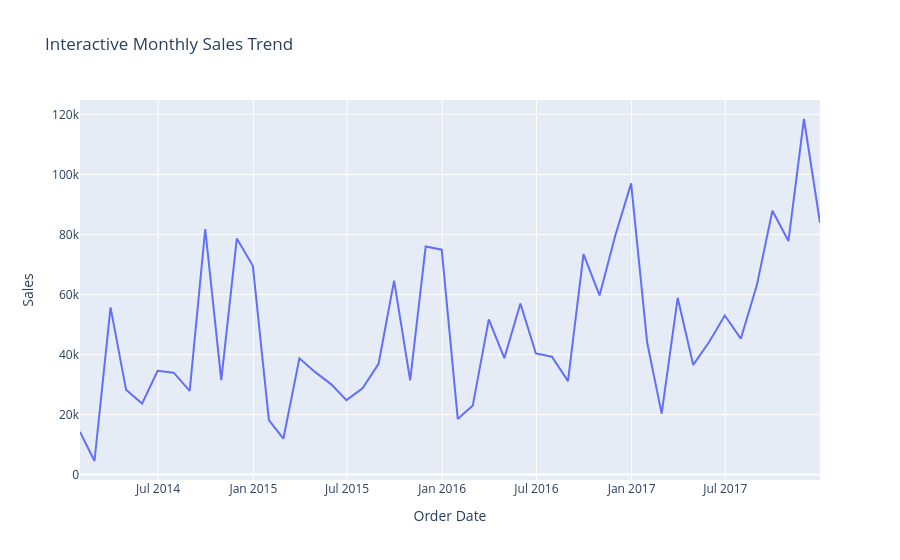

Source (notebook cell):
### Markdown cell above
#### Interactive sales trend

### Code cell
fig1 = px.line(monthly_sales.reset_index(), x='Order Date', y='Sales', title="Interactive Monthly Sales Trend")
fig1.write_html("dashboards/interactive_sales_trend.html")
fig1.show()
